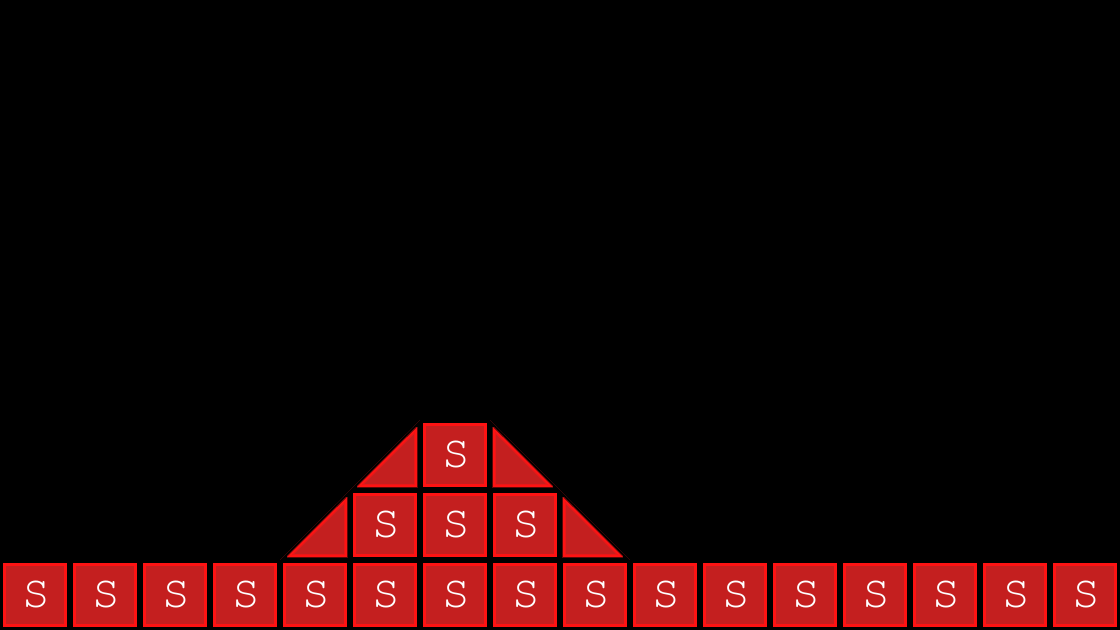

A 2D game scene composited from a Tiled map and its tileset images. What follows is a short description and the map's XML, with each tile layer's data collapsed to a summary:
An orthogonal 16x9 tile map with 70x70 px tiles, 2 tile layers (background, collision), 2 tilesets.

<map version="1.0" orientation="orthogonal" renderorder="right-down" width="16" height="9" tilewidth="70" tileheight="70">
 <tileset firstgid="1" name="background-tiles" tilewidth="70" tileheight="70">
  <image source="background-tiles.png" width="910" height="910" />
 </tileset>
 <tileset firstgid="170" name="meta-tiles" tilewidth="70" tileheight="70">
  <image source="meta-tiles.png" width="350" height="70" />
  <tile id="1">
   <properties>
    <property name="type" value="lslpoe" />
   </properties>
  </tile>
  <tile id="3">
   <properties>
    <property name="type" value="rslope" />
   </properties>
  </tile>
  <tile id="4">
   <properties>
    <property name="type" value="solid" />
   </properties>
  </tile>
 </tileset>
 <layer name="background" width="16" height="9" opacity="0.34">
  <data>[144 cells, 16 non-empty, 1 distinct tile ids]</data>
 </layer>
 <layer name="collision" width="16" height="9">
  <properties>
   <property name="type" value="lslope" />
  </properties>
  <data>[144 cells, 24 non-empty, 3 distinct tile ids]</data>
 </layer>
</map>
